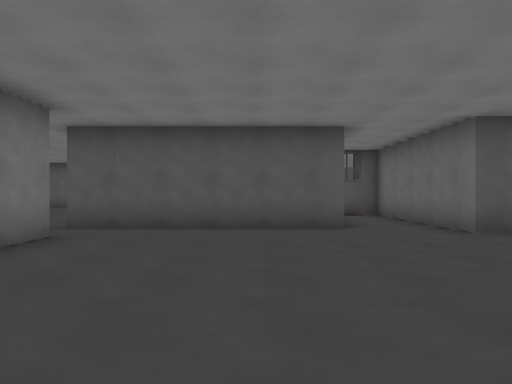
view 1 (above)

22 first-person views from a walk through a 3-D level made in the Godot game engine. The camera is 1.4 m above the floor, looks level and sees 70° across. Doors that lead somewhere are drawn open, without their leaves. The floor is counted in squares, 2 m on a side. Each view is taken from the middle of a square. On the plan, view 1 faces up. The plan holds only what a view shows up to about 11 squares ahead; the rest is blank. Some surface patterns are stand-ins.

view 2
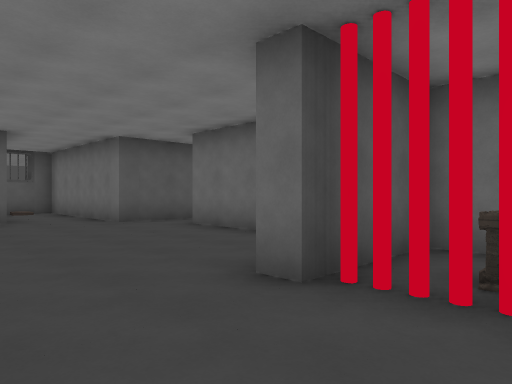

view 3
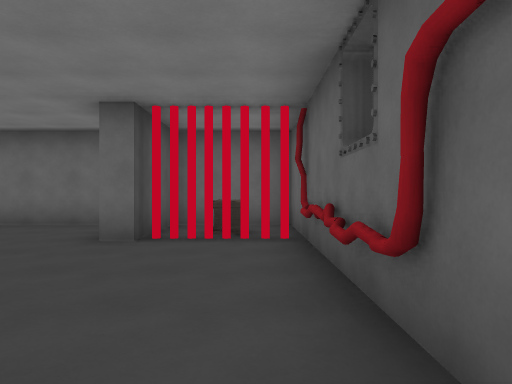

view 4
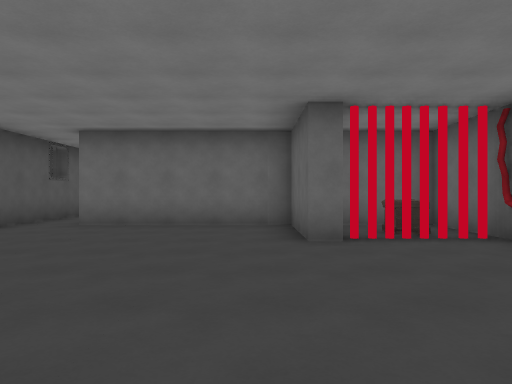

view 5
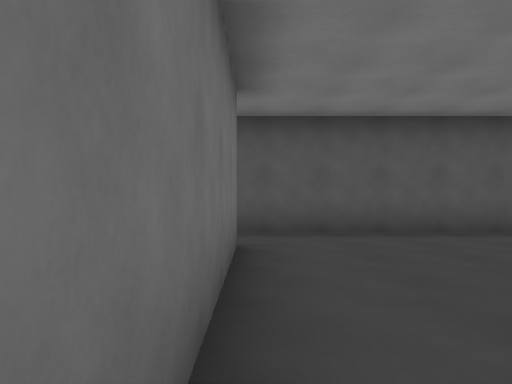

view 6
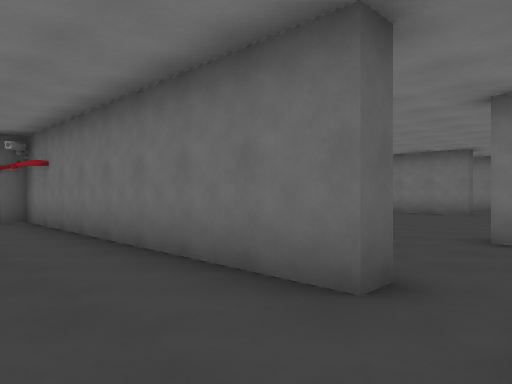

view 7
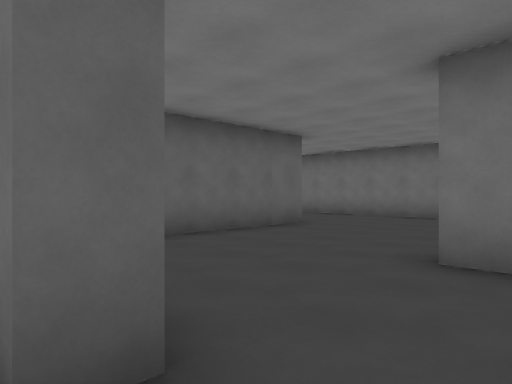

view 8
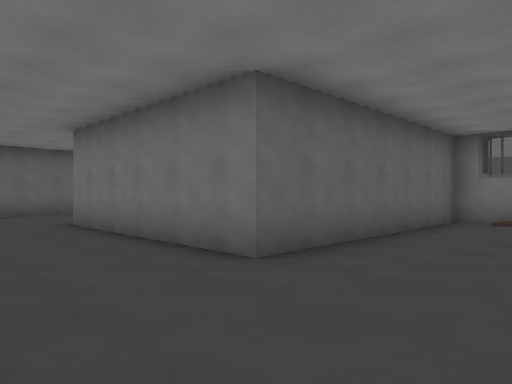

view 9
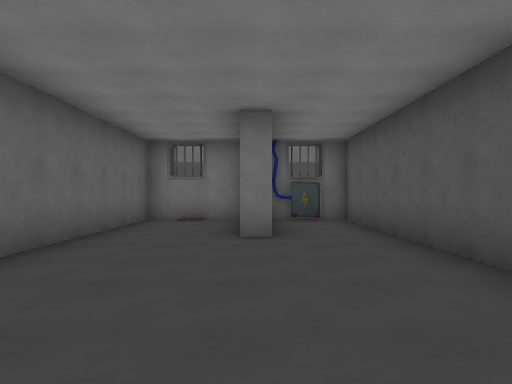

view 10
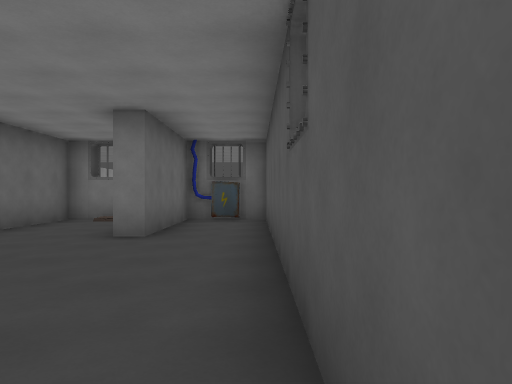

view 11
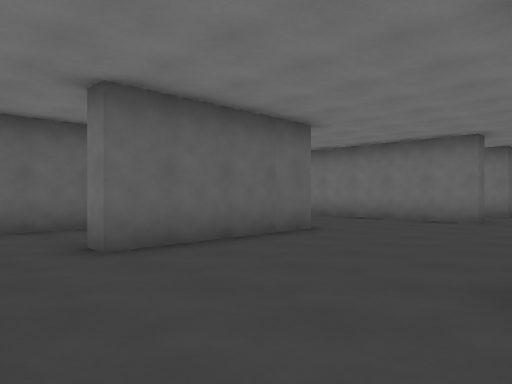

view 12
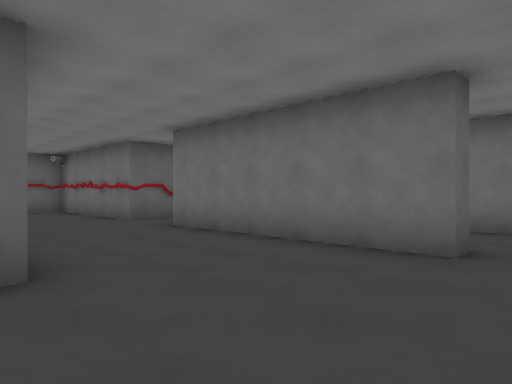

view 13
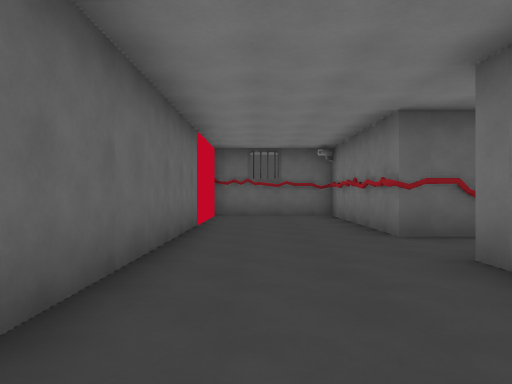

view 14
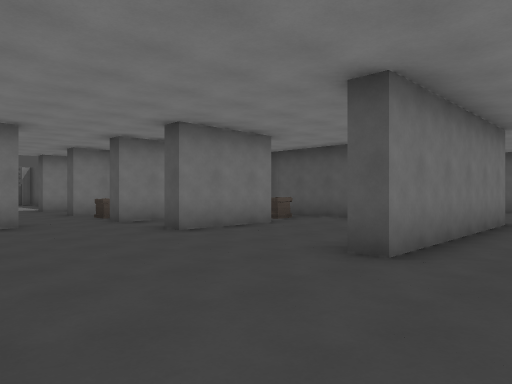

view 15
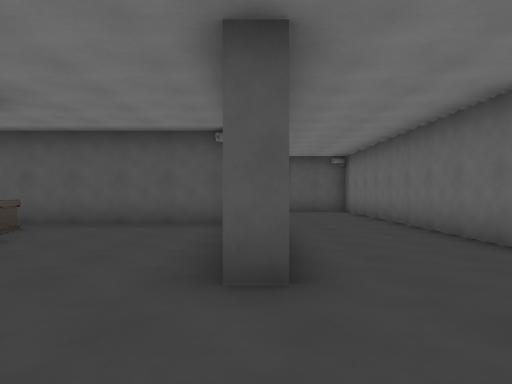

view 16
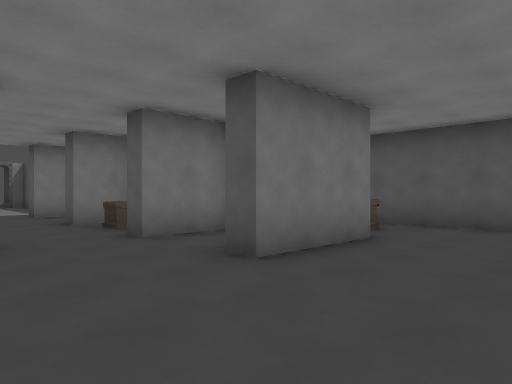

view 17
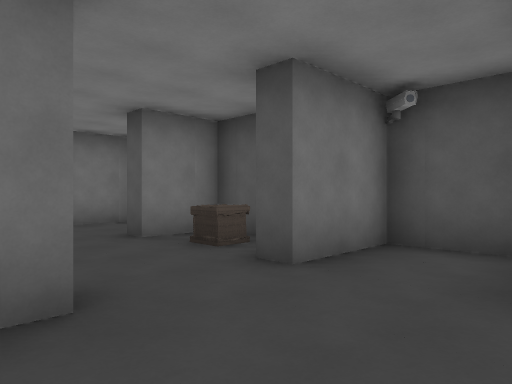

view 18
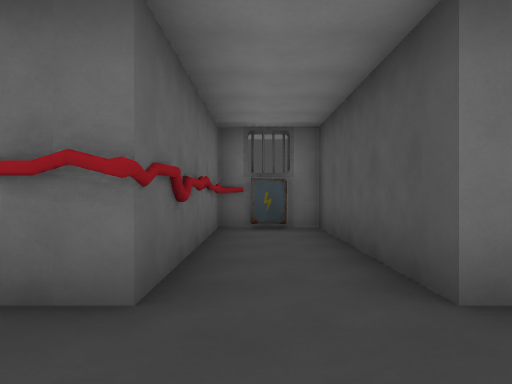

view 19
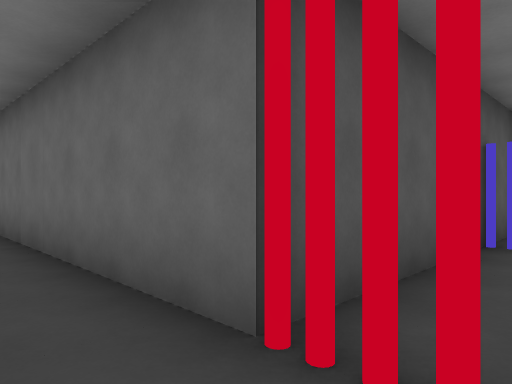

view 20
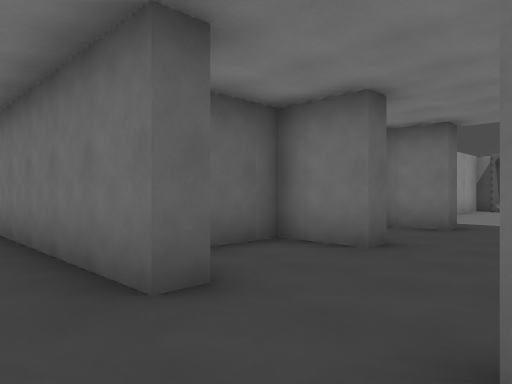

view 21
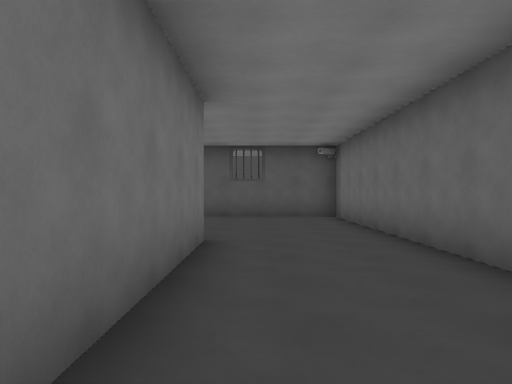

view 22
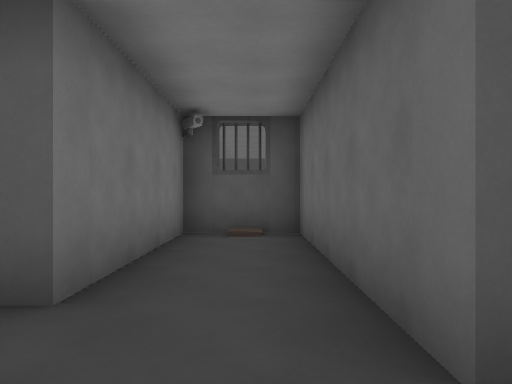

### Floor plan
Points are (right, up) in squares from view 1. A wall is a line through its corners. A room is listed if a view was taken in it or the views show most of it. See-through windows are left out.
Room 1 (views 1, 2, 3, 4, 5, 6, 22)
walls: (4.4, -0.3) (2.3, -0.3) (2.3, 0.2) (4.8, 0.2) (4.8, 4.8); (-3.2, 5.8) (-3.2, -2.8) (-1.5, -2.8); (5.5, 6.2) (3.8, 6.2) (3.8, 11.3) (1.8, 11.3) (1.8, 7.3) (-2.6, 7.3); (-0.7, -2.6) (0.4, -2.5); (2.4, -2.8) (4.8, -2.8) (4.8, -0.2); (-0.6, -2.8) (1.4, -2.8)
low walls: (-0.1, -2.7) (0.8, -2.5)
ways out: opening at (-3.5, 6.5) to room 2; opening at (5, 5.5)
objects: box (3, -2) to (4, -1)
Room 2 (views 7, 8, 9, 10, 11)
walls: (-3.7, 7.6) (-3.7, 16.3) (-13.3, 16.3) (-13.3, 14.3) (-9.8, 14.3) (-9.8, 13.8); (-2.6, 7.3) (-3.8, 7.3); (-13.3, 13.6) (-13.3, 11.3) (-6.7, 11.3) (-6.7, 5.8); (-3.8, 5.8) (-3.2, 5.8)
ways out: opening at (-3.5, 6.5) to room 1; opening at (-5.5, 5.5) to room 3
objects: other object (-13, 15)
Room 3 (views 12, 13, 14, 15, 16, 17, 18, 19, 20, 21)
walls: (-9.8, 1.8) (-5.8, 1.8) (-5.8, 1.2); (-13.3, 3.8) (-13.3, -1.7) (-18.3, -1.7) (-18.3, -2.4); (-6.7, 5.8) (-7.2, 5.8); (-11.8, 7.8) (-13.3, 7.8) (-13.3, 5.8); (-10.7, 8.4) (-10.7, 5.8) (-11.2, 5.8); (-13.3, -4.4) (-13.3, -8.8) (-9.8, -8.8); (-9.8, -5.8) (-9.8, 0.2); (-17.1, -3.7) (-14.4, -3.7); (-9.8, -6.7) (-9.9, -5.9); (-9.9, -6.8) (-9.6, -6.4); (-9.9, -7.2) (-9.6, -5.8); (-7.6, 10.8) (-12.5, 10.8)
ways out: opening at (-5.5, 5.5) to room 2; opening at (-14, 4.5); opening at (-5, 1)
objects: other object (-18, -3); other object (-14, -4); box (-12, 9)

Positions as (right, up) in squares from view 1, and headings:
1: (0, 0), facing up
2: (0, -2), facing up-right
3: (-3, -2), facing right
4: (-3, 1), facing right
5: (-3, 1), facing up
6: (-1, 7), facing down-left
7: (-3, 7), facing down-left
8: (-4, 14), facing down-left
9: (-4, 14), facing left
10: (-4, 16), facing left
11: (-4, 6), facing down-left
12: (-9, 5), facing down-left
13: (-11, 2), facing down
14: (-5, 2), facing up-left
15: (-7, 3), facing up
16: (-8, 3), facing up-left
17: (-11, 3), facing up-left
18: (-11, -3), facing left
19: (-11, -7), facing up-right
20: (-12, 6), facing down-left
21: (-6, 6), facing up
22: (3, 5), facing up
